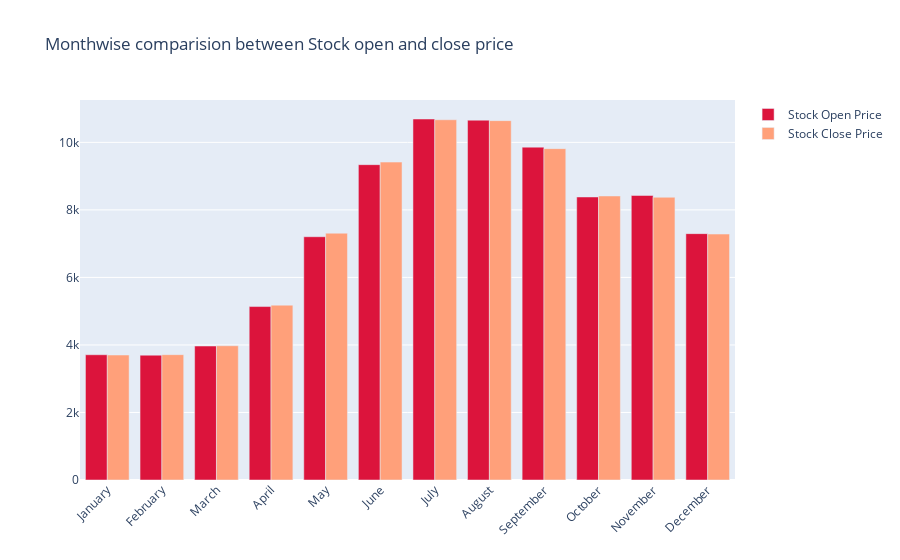

Notebook code cell kept with this figure:
### Code cell
fig = go.Figure()

fig.add_trace(go.Bar(
    x=monthwise.index,
    y=monthwise['Open'],
    name='Stock Open Price',
    marker_color='crimson'
))
fig.add_trace(go.Bar(
    x=monthwise.index,
    y=monthwise['Close'],
    name='Stock Close Price',
    marker_color='lightsalmon'
))

fig.update_layout(barmode='group', xaxis_tickangle=-45, 
                  title='Monthwise comparision between Stock open and close price')
fig.show()

### Figure 1 — Plotly figure (JSON) as saved in the notebook; plotly's stock layout.template omitted (floating-point values rounded to 4 significant figures)
{"data": [{"marker": {"color": "crimson"}, "name": "Stock Open Price", "type": "bar", "x": ["January", "February", "March", "April", "May", "June", "July", "August", "September", "October", "November", "December"], "y": [3710.0, 3697.0, 3968.0, 5137.0, 7205.0, 9339.0, 10690.0, 10660.0, 9858.0, 8382.0, 8427.0, 7296.0]}, {"marker": {"color": "lightsalmon"}, "name": "Stock Close Price", "type": "bar", "x": ["January", "February", "March", "April", "May", "June", "July", "August", "September", "October", "November", "December"], "y": [3702.0, 3712.0, 3976.0, 5178.0, 7310.0, 9416.0, 10670.0, 10640.0, 9814.0, 8412.0, 8374.0, 7284.0]}], "layout": {"barmode": "group", "title": {"text": "Monthwise comparision between Stock open and close price"}, "xaxis": {"tickangle": -45}}}
